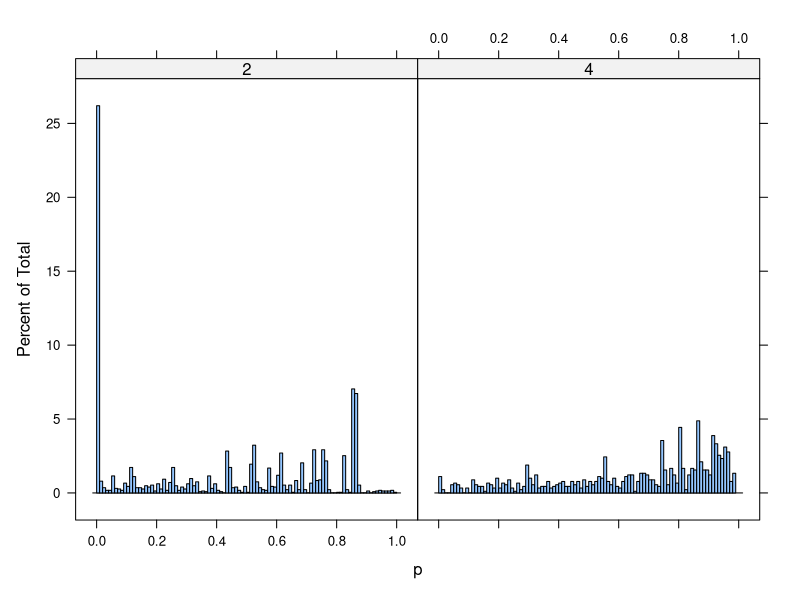

This figure's R source:
## ---- chunk 1
### phenotype link to loci
library(readxl)
library(lattice)
rm(list=ls())
meta = read_xlsx("../data/Revised Diop Meta.xlsx")
dat <- read.delim('../data/diop_90perc_genome.95perc.GT_noNAs.txt',header=T)
colnames(dat) = meta$'New Code'[match(colnames(dat),meta$plateID)]
dat = dat[,!is.na(colnames(dat))]
inds <- colnames(dat)

pheno = read_xlsx("../data/SC Phenotypes.xlsx")
print(table(pheno$'New Code'%in%inds))
#FALSE  TRUE 
#   36   154
dat_sub = dat[,inds%in%pheno$'New Code']
cols = pheno$Phenotype[match(colnames(dat_sub),pheno$'New Code')]
stats = c()
for (i in 1:nrow(dat_sub))
{
    tmp = table(as.numeric(dat_sub[i,]),cols)
    p = chisq.test(tmp)$p.value
    df = chisq.test(tmp)$parameter[[1]]
    stats = rbind(stats,data.frame(snp=rownames(dat_sub)[i],df,p))
    }

print(histogram(~p | as.character(df),stats,breaks=100))

outlier = stats[stats$p<0.0001 & stats$df == 4,]
print(table(as.numeric(dat_sub[as.numeric(rownames(outlier))[1],]),cols))
print(table(as.numeric(dat_sub[as.numeric(rownames(outlier))[2],]),cols))
print(table(as.numeric(dat_sub[as.numeric(rownames(outlier))[3],]),cols))

